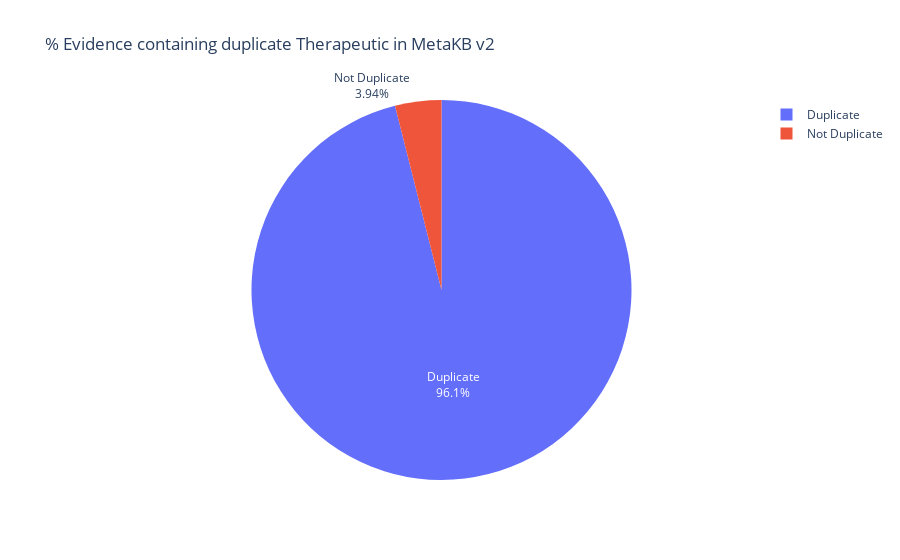

The notebook cell saved with this chart:
### Code cell
fig = px.pie(tdf, values='counts', names='is_duplicate', title='% Evidence containing duplicate Therapeutic in MetaKB v2')
fig.update_traces(textinfo='percent+label')
fig.show()
pio.write_image(fig, "Duplicate_Disease_metakbv2_pie.png", format='png', width=800, height=800, scale=5)

### Figure 1 — Plotly figure (JSON) as saved in the notebook; plotly's stock layout.template omitted (floating-point values rounded to 4 significant figures)
{"data": [{"domain": {"x": [0, 1], "y": [0, 1]}, "hovertemplate": "is_duplicate=%{label}<br>counts=%{value}<extra></extra>", "labels": ["Duplicate", "Duplicate", "Duplicate", "Duplicate", "Duplicate", "Duplicate", "Duplicate", "Duplicate", "Duplicate", "Duplicate", "Duplicate", "Duplicate", "Duplicate", "Duplicate", "Duplicate", "Duplicate", "Duplicate", "Duplicate", "Duplicate", "Duplicate", "Duplicate", "Duplicate", "Duplicate", "Duplicate", "Duplicate", "Duplicate", "Duplicate", "Duplicate", "Duplicate", "Duplicate", "Duplicate", "Duplicate", "Duplicate", "Duplicate", "Duplicate", "Duplicate", "Duplicate", "Duplicate", "Duplicate", "Duplicate", "Duplicate", "Duplicate", "Duplicate", "Duplicate", "Duplicate", "Duplicate", "Duplicate", "Duplicate", "Duplicate", "Duplicate", "Duplicate", "Duplicate", "Duplicate", "Duplicate", "Duplicate", "Duplicate", "Duplicate", "Duplicate", "Duplicate", "Duplicate", "Duplicate", "Duplicate", "Duplicate", "Duplicate", "Duplicate", "Duplicate", "Not Duplicate", "Not Duplicate", "Not Duplicate", "Not Duplicate", "Not Duplicate", "Not Duplicate", "Not Duplicate", "Not Duplicate", "Not Duplicate", "Not Duplicate", "Not Duplicate", "Not Duplicate", "Not Duplicate", "Not Duplicate", "Not Duplicate", "Not Duplicate", "Not Duplicate", "Not Duplicate", "Not Duplicate", "Not Duplicate", "Not Duplicate", "Not Duplicate", "Not Duplicate", "Not Duplicate", "Not Duplicate", "Not Duplicate", "Not Duplicate", "Not Duplicate", "Not Duplicate", "Not Duplicate", "Not Duplicate", "Not Duplicate", "Not Duplicate", "Not Duplicate", "Not Duplicate", "Not Duplicate", "Not Duplicate", "Not Duplicate", "Not Duplicate", "Not Duplicate", "Not Duplicate", "Not Duplicate", "Not Duplicate", "Not Duplicate", "Not Duplicate"], "legendgroup": "", "name": "", "showlegend": true, "textinfo": "percent+label", "type": "pie", "values": [150, 138, 117, 73, 63, 61, 40, 40, 36, 36, 27, 27, 24, 22, 19, 19, 16, 11, 9, 9, 7, 7, 7, 7, 7, 6, 6, 5, 5, 5, 5, 5, 4, 4, 4, 4, 4, 3, 3, 3, 3, 3, 3, 3, 3, 3, 3, 3, 2, 2, 2, 2, 2, 2, 2, 2, 2, 2, 2, 2, 2, 2, 2, 2, 2, 2, 1, 1, 1, 1, 1, 1, 1, 1, 1, 1, 1, 1, 1, 1, 1, 1, 1, 1, 1, 1, 1, 1, 1, 1, 1, 1, 1, 1, 1, 1, 1, 1, 1, 1, 1, 1, 1, 1, 1, 1, 1, 1, 1, 1, 1]}], "layout": {"legend": {"tracegroupgap": 0}, "title": {"text": "% Evidence containing duplicate Therapeutic in MetaKB v2"}}}
